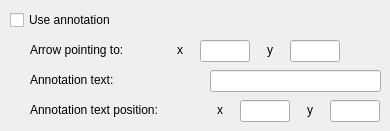
                <widget class="QWidget" name="page_16">
                 <widget class="QLabel" name="label_59">
                  <property name="geometry">
                   <rect>
                    <x>30</x>
                    <y>70</y>
                    <width>130</width>
                    <height>20</height>
                   </rect>
                  </property>
                  <property name="text">
                   <string>Annotation text:</string>
                  </property>
                 </widget>
                 <widget class="QLineEdit" name="plot1DAnnotation_LE">
                  <property name="geometry">
                   <rect>
                    <x>210</x>
                    <y>70</y>
                    <width>171</width>
                    <height>22</height>
                   </rect>
                  </property>
                 </widget>
                 <widget class="QLineEdit" name="plot1DAnnotationArrowX_LE">
                  <property name="geometry">
                   <rect>
                    <x>200</x>
                    <y>40</y>
                    <width>50</width>
                    <height>22</height>
                   </rect>
                  </property>
                 </widget>
                 <widget class="QLineEdit" name="plot1DAnnotationArrowY_LE">
                  <property name="geometry">
                   <rect>
                    <x>290</x>
                    <y>40</y>
                    <width>50</width>
                    <height>22</height>
                   </rect>
                  </property>
                 </widget>
                 <widget class="QLabel" name="label_60">
                  <property name="geometry">
                   <rect>
                    <x>30</x>
                    <y>40</y>
                    <width>130</width>
                    <height>20</height>
                   </rect>
                  </property>
                  <property name="text">
                   <string>Arrow pointing to:</string>
                  </property>
                 </widget>
                 <widget class="QLabel" name="label_61">
                  <property name="geometry">
                   <rect>
                    <x>160</x>
                    <y>40</y>
                    <width>40</width>
                    <height>20</height>
                   </rect>
                  </property>
                  <property name="text">
                   <string>x</string>
                  </property>
                  <property name="alignment">
                   <set>Qt::AlignCenter</set>
                  </property>
                 </widget>
                 <widget class="QLabel" name="label_62">
                  <property name="geometry">
                   <rect>
                    <x>250</x>
                    <y>40</y>
                    <width>40</width>
                    <height>20</height>
                   </rect>
                  </property>
                  <property name="text">
                   <string>y</string>
                  </property>
                  <property name="alignment">
                   <set>Qt::AlignCenter</set>
                  </property>
                 </widget>
                 <widget class="QLabel" name="label_63">
                  <property name="geometry">
                   <rect>
                    <x>30</x>
                    <y>100</y>
                    <width>170</width>
                    <height>20</height>
                   </rect>
                  </property>
                  <property name="text">
                   <string>Annotation text position:</string>
                  </property>
                 </widget>
                 <widget class="QLineEdit" name="lineEdit_3">
                  <property name="geometry">
                   <rect>
                    <x>240</x>
                    <y>100</y>
                    <width>50</width>
                    <height>22</height>
                   </rect>
                  </property>
                 </widget>
                 <widget class="QLabel" name="label_64">
                  <property name="geometry">
                   <rect>
                    <x>290</x>
                    <y>100</y>
                    <width>40</width>
                    <height>20</height>
                   </rect>
                  </property>
                  <property name="text">
                   <string>y</string>
                  </property>
                  <property name="alignment">
                   <set>Qt::AlignCenter</set>
                  </property>
                 </widget>
                 <widget class="QLabel" name="label_65">
                  <property name="geometry">
                   <rect>
                    <x>200</x>
                    <y>100</y>
                    <width>40</width>
                    <height>20</height>
                   </rect>
                  </property>
                  <property name="text">
                   <string>x</string>
                  </property>
                  <property name="alignment">
                   <set>Qt::AlignCenter</set>
                  </property>
                 </widget>
                 <widget class="QLineEdit" name="lineEdit_4">
                  <property name="geometry">
                   <rect>
                    <x>330</x>
                    <y>100</y>
                    <width>50</width>
                    <height>22</height>
                   </rect>
                  </property>
                 </widget>
                 <widget class="QCheckBox" name="checkBox">
                  <property name="geometry">
                   <rect>
                    <x>10</x>
                    <y>10</y>
                    <width>131</width>
                    <height>20</height>
                   </rect>
                  </property>
                  <property name="text">
                   <string>Use annotation</string>
                  </property>
                 </widget>
                </widget>
